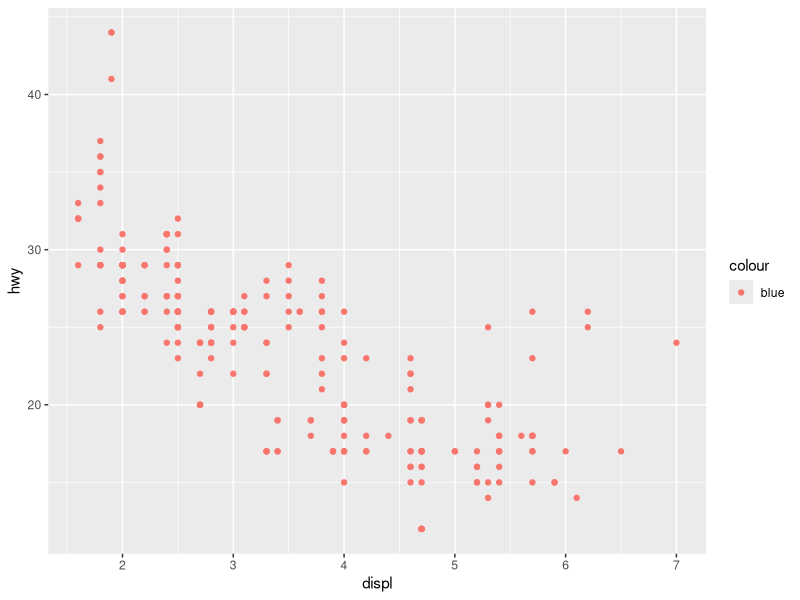
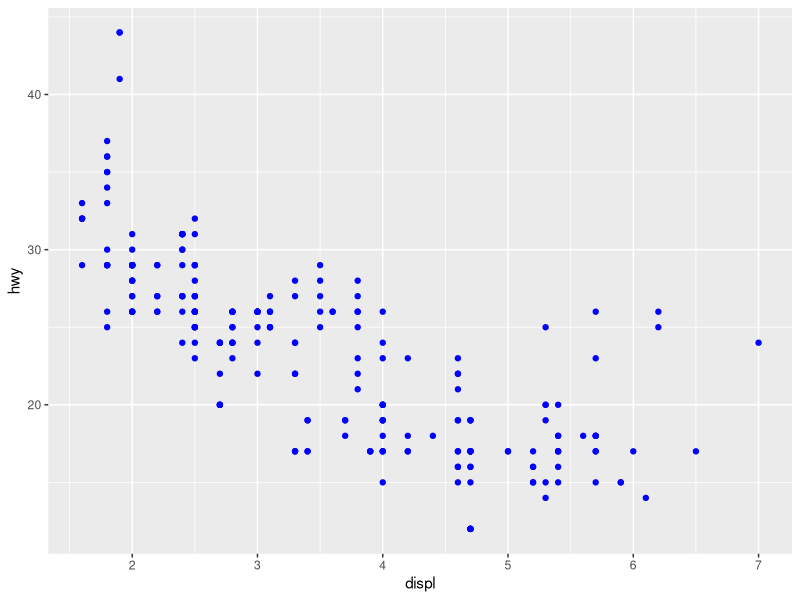

Here is the R script that generated these plots, in order:
## ---- chunk 1
# install the tidyverse package first if you have not done it yet.
#install.packages("tidyverse") # you can comment out this line after you have installed `tidyverse`

library(tidyverse) # for the `ggplot2` package
## ---- chunk 2
?mpg
dim(mpg)  # dimension of the table
names(mpg)  # list the variables in mpg
str(mpg)  # list the structures in mpg
glimpse(mpg) # get a glimpse of the mpg data
## ---- chunk 3
ggplot(data = mpg) + 
  geom_point(mapping = aes(x = displ, y = hwy, color = "blue"))
## ---- chunk 4
ggplot(data = mpg, aes(x = displ, y = hwy)) + 
  geom_point(color = "blue")
## ---- chunk 5
# Enter your code here
## ---- chunk 6
# Enter your code here
## ---- chunk 7
library(datasets)
?quakes 
## ---- chunk 8
class(quakes)
head(quakes, n=5) # print first 5 rows of quakes
dim(quakes)  # dimension of the table
names(quakes)  # list the variables in quakes
str(quakes)  # list the structures in quakes
glimpse(quakes) # get a glimpse of the quakes data
